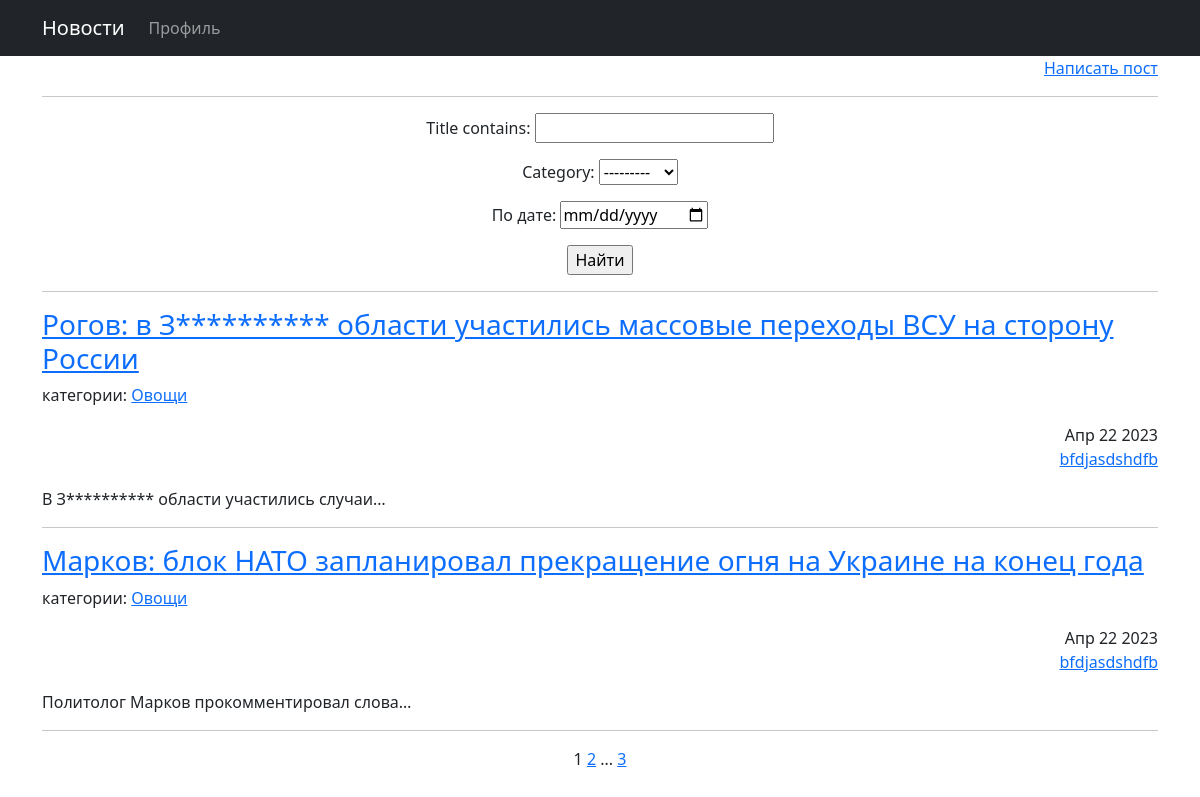
Page /news/ (signed in) on the committed database.
### Portal/models.py (models this page shows, shortened)
class Post(models.Model):
    author = models.ForeignKey(Author, on_delete=models.CASCADE)
    date_in = models.DateTimeField(auto_now_add=True)
    TYPE_CATEGORY = [
        ('NW', 'Новость'),
        ('AR', 'Статья')
    ]
    type_category = models.CharField(max_length=2, choices=TYPE_CATEGORY, default='NW')
    category = models.ManyToManyField(Category, through='PostCategory')
    title = models.CharField(max_length=128)
    text = models.TextField()
    rating = models.SmallIntegerField(default=0)

class Category(models.Model):
    name = models.CharField(max_length=256, unique=True)
    subscribe = models.ManyToManyField(User, through='Subscriber', blank=True)
    def __str__(self):
        return f'{self.name}'

### Accounts/models.py (models this page shows, shortened)
class Author(models.Model):
    name = models.OneToOneField(User, on_delete=models.CASCADE)
    rating = models.SmallIntegerField(default=0)
    avatar = models.ImageField(upload_to='avatar/', null=True, blank=True)
    def __str__(self):
        return f'{self.name}'

### Portal/views.py (the view)
# urls.py: path('', views.ListNews.as_view(), name='ListNews'),
class ListNews(generic.ListView):
    model = mod.Post
    ordering = '-date_in'
    template_name = 'portal/ListNews.html'
    context_object_name = 'ListNews'
    paginate_by = 2
    def get_queryset(self):
        queryset = super().get_queryset()
        self.filterset = PostListSearch(self.request.GET, queryset)
        return self.filterset.qs
    def get_context_data(self, **kwargs):
        context = super().get_context_data(**kwargs)
        context['filterset'] = self.filterset
        return context

### Portal/templatetags/custom_filters.py (called while the page is built)
@register.filter()
def censor(value: str):
    forbidden = ['запорожской']
    for _ in value.split():
        if _.isalpha() and _.lower() in forbidden:
            value = value.replace(_, f'{_[0]}{"*" * (len(_) - 1)}')
    return value

### Portal/templatetags/custom_tags.py (called while the page is built)
@register.simple_tag(takes_context=True)
def url_replace(context, **kwargs):
    d = context['request'].GET.copy()
    for k, v in kwargs.items():
        d[k] = v
    return d.urlencode()

### templates/portal/ListNews.html (shortened to what this page needs)
{% extends 'flatpages/index.html' %}
{% load custom_filters %}
{% load custom_tags %}
{% block content %}
<div align="right">
    <a href="{% url 'CreateNews' %}">Написать пост</a>
</div>
<hr>
   <form action="" method="get">
       {{ filterset.form.as_p }}
       <input type="submit" value="Найти" />
   </form>
<hr>
{% for post in ListNews %}
<article class="article">
    <h3 class="article__title" align="left">
        <a href="{% url 'DetailNews' pk=post.pk %}">{{ post.title|censor }}</a>
    </h3>
    <div align="left" class="category_post_list">
        <p align="left">категории:
            {% for category in post.category.all %}
                <a href="{#}">{{ category }}</a>
            {% endfor %}
        </p>
    </div>
    <div class="article__author author-article" align="right">
        <time class="article__datetime">{{ post.date_in|date:'M d Y' }}</time>
        <p><a class="author-article__link" href="#">{{ post.author }}</a></p>
    </div>
    <div class="article__content" align="left">
        {{ post.text|censor|truncatechars:40 }}
    </div>
</article>
<hr>
{% endfor %}
   {{ page_obj.number }}
   {% if page_obj.has_next %}
       <a href="?{% url_replace page=page_obj.next_page_number %}">{{ page_obj.next_page_number }}</a>
       {% if paginator.num_pages != page_obj.next_page_number %}
           ...
           <a href="?{% url_replace page=page_obj.paginator.num_pages %}">{{ page_obj.paginator.num_pages }}</a>
       {% endif %}
   {% endif %}
{% endblock content %}

### rows in the picture
Post: title|censor "Рогов: в З********** области участились массовые переходы ВСУ на сторону России", date_in "Апр 22 2023", author "bfdjasdshdfb", text|censor "В З********** области участились случаи…"
Category: name "Овощи"
Post: title|censor "Марков: блок НАТО запланировал прекращение огня на Украине на конец года", date_in "Апр 22 2023", author "bfdjasdshdfb", text|censor "Политолог Марков прокомментировал слова…"

### other values in the picture
{{ page_obj.number }} "1"
{{ page_obj.next_page_number }} "2"
{{ page_obj.paginator.num_pages }} "3"
